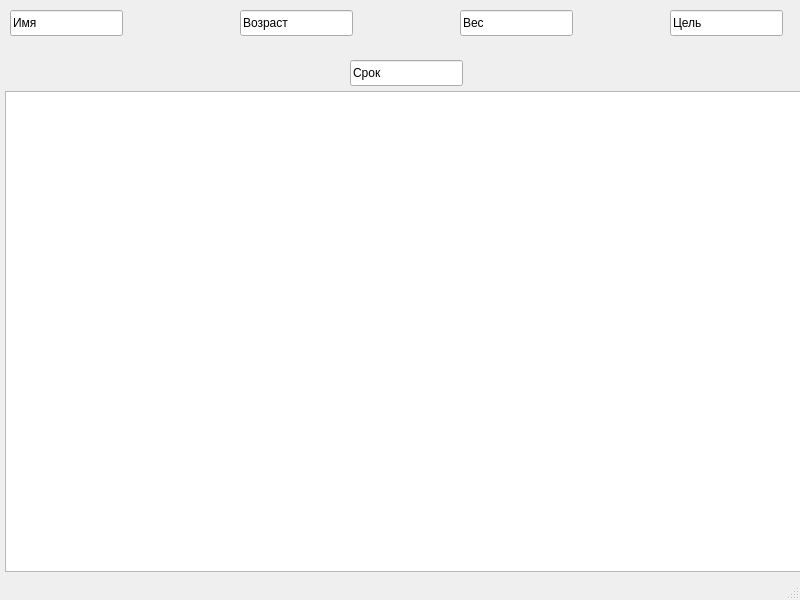
<?xml version="1.0" encoding="UTF-8"?>
<ui version="4.0">
 <class>MainWindow</class>
 <widget class="QMainWindow" name="MainWindow">
  <property name="geometry">
   <rect>
    <x>0</x>
    <y>0</y>
    <width>800</width>
    <height>600</height>
   </rect>
  </property>
  <property name="windowTitle">
   <string>MainWindow</string>
  </property>
  <widget class="QWidget" name="centralwidget">
   <widget class="QLineEdit" name="nameEdit">
    <property name="geometry">
     <rect>
      <x>10</x>
      <y>10</y>
      <width>113</width>
      <height>26</height>
     </rect>
    </property>
    <property name="text">
     <string>Имя</string>
    </property>
   </widget>
   <widget class="QTableWidget" name="tableWidget">
    <property name="geometry">
     <rect>
      <x>5</x>
      <y>91</y>
      <width>801</width>
      <height>481</height>
     </rect>
    </property>
   </widget>
   <widget class="QLineEdit" name="goalEdit">
    <property name="geometry">
     <rect>
      <x>670</x>
      <y>10</y>
      <width>113</width>
      <height>26</height>
     </rect>
    </property>
    <property name="text">
     <string>Цель</string>
    </property>
   </widget>
   <widget class="QLineEdit" name="ageEdit">
    <property name="geometry">
     <rect>
      <x>240</x>
      <y>10</y>
      <width>113</width>
      <height>26</height>
     </rect>
    </property>
    <property name="text">
     <string>Возраст</string>
    </property>
   </widget>
   <widget class="QLineEdit" name="weightEdit">
    <property name="geometry">
     <rect>
      <x>460</x>
      <y>10</y>
      <width>113</width>
      <height>26</height>
     </rect>
    </property>
    <property name="text">
     <string>Вес</string>
    </property>
   </widget>
   <widget class="QLineEdit" name="nameEdit_2">
    <property name="geometry">
     <rect>
      <x>350</x>
      <y>60</y>
      <width>113</width>
      <height>26</height>
     </rect>
    </property>
    <property name="text">
     <string>Срок</string>
    </property>
   </widget>
  </widget>
  <widget class="QMenuBar" name="menubar">
   <property name="geometry">
    <rect>
     <x>0</x>
     <y>0</y>
     <width>800</width>
     <height>26</height>
    </rect>
   </property>
  </widget>
  <widget class="QStatusBar" name="statusbar"/>
 </widget>
 <resources/>
 <connections/>
</ui>
